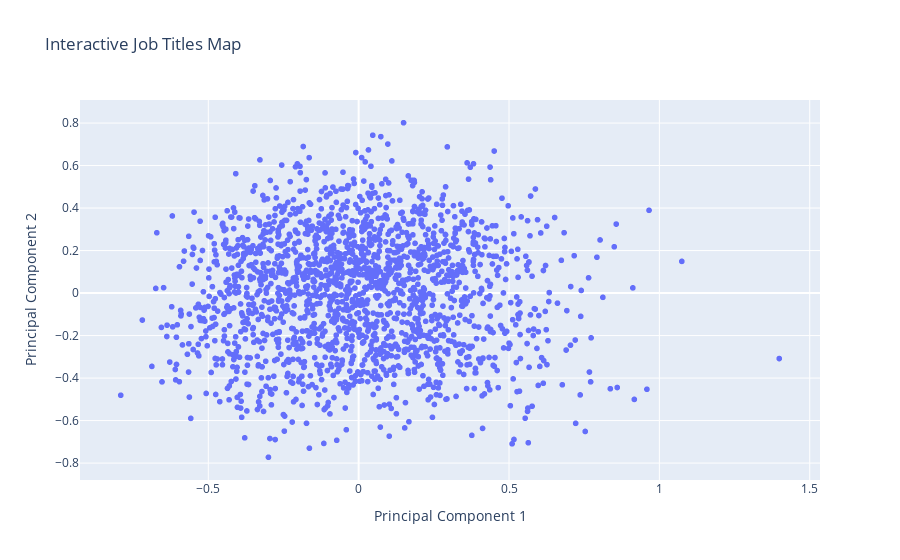

The code cell stored with this chart in its notebook:
### Code cell
import plotly.express as px

fig = px.scatter(jobs_df, x='pc1', y='pc2', hover_name='job_title_clean',
                 title='Interactive Map of Job Titles',
                 labels={'pc1': 'Principal Component 1', 'pc2': 'Principal Component 2'})

# Update layout to improve the appearance
fig.update_layout(title='Interactive Job Titles Map',
                  xaxis_title='Principal Component 1',
                  yaxis_title='Principal Component 2',
                  hovermode='closest')

# Show the plot
fig.show()

### Figure 1 — Plotly figure (JSON) as saved in the notebook; plotly's stock layout.template omitted (floating-point values rounded to 4 significant figures; data arrays with more than 128 entries replaced by an {"elided": "..."} marker saying what was removed)
{"data": [{"hovertemplate": "<b>%{hovertext}</b><br><br>Principal Component 1=%{x}<br>Principal Component 2=%{y}<extra></extra>", "hovertext": {"elided": "1878 str values"}, "legendgroup": "", "marker": {"color": "#636efa", "symbol": "circle"}, "mode": "markers", "name": "", "showlegend": false, "type": "scattergl", "x": {"elided": "1878 float values"}, "xaxis": "x", "y": {"elided": "1878 float values"}, "yaxis": "y"}], "layout": {"hovermode": "closest", "legend": {"tracegroupgap": 0}, "title": {"text": "Interactive Job Titles Map"}, "xaxis": {"anchor": "y", "domain": [0, 1], "title": {"text": "Principal Component 1"}}, "yaxis": {"anchor": "x", "domain": [0, 1], "title": {"text": "Principal Component 2"}}}}
